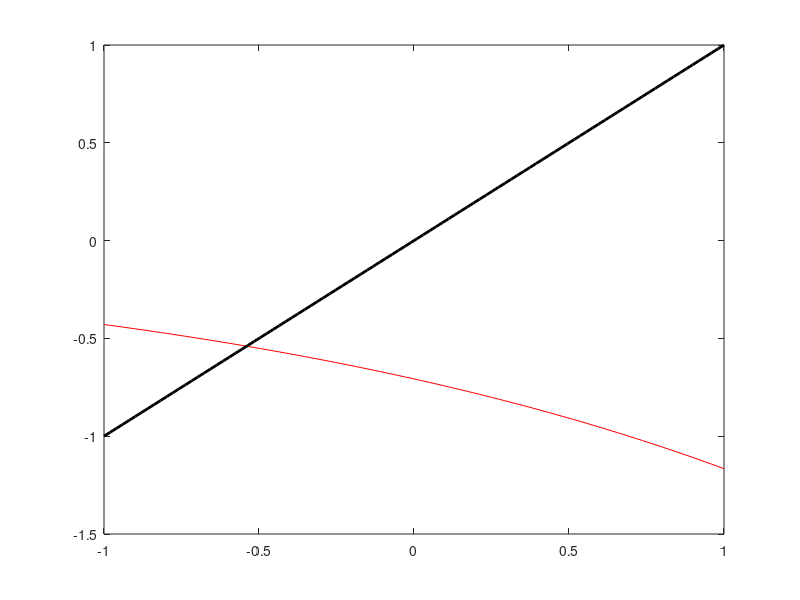

Reproduce this figure in MATLAB. (Note: this script raises an error after producing the figure.)
%% 6 es 5
%% 1
clear all
close all
clc

g = @(x) -sqrt(exp(x)/2);
xplot = linspace(-1,1);
plot(xplot,g(xplot),'r',xplot,xplot,'k','linewidth',2)
x0 = -1;
kmax = 100;
tol = 1.0e-10;
[x,k] = punto_fisso(g,x0,kmax,tol)

%% 2
clear all
close all
clc

g = @(x) (2*x.^3+4*x.^2+10)./(3*x.^2+8*x);
xplot = linspace(1,2);
plot(xplot,g(xplot),'r',xplot,xplot,'k','linewidth',2)
x0 = 1.3;
kmax = 100;
tol = 1.0e-10;
[x,k] = punto_fisso(g,x0,kmax,tol)
